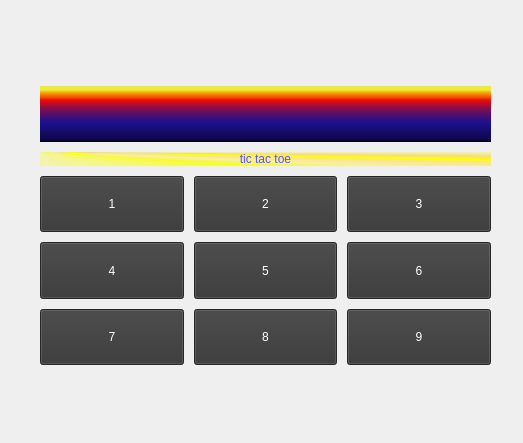
<?xml version="1.0" encoding="UTF-8"?>
<ui version="4.0">
 <class>Form</class>
 <widget class="QWidget" name="Form">
  <property name="geometry">
   <rect>
    <x>0</x>
    <y>0</y>
    <width>523</width>
    <height>443</height>
   </rect>
  </property>
  <property name="sizePolicy">
   <sizepolicy hsizetype="Expanding" vsizetype="Expanding">
    <horstretch>0</horstretch>
    <verstretch>0</verstretch>
   </sizepolicy>
  </property>
  <property name="windowTitle">
   <string>Form</string>
  </property>
  <property name="styleSheet">
   <string notr="true"/>
  </property>
  <widget class="QWidget" name="gridLayoutWidget">
   <property name="geometry">
    <rect>
     <x>30</x>
     <y>20</y>
     <width>471</width>
     <height>411</height>
    </rect>
   </property>
   <layout class="QGridLayout" name="gridLayout">
    <property name="leftMargin">
     <number>10</number>
    </property>
    <property name="topMargin">
     <number>10</number>
    </property>
    <property name="rightMargin">
     <number>10</number>
    </property>
    <property name="bottomMargin">
     <number>10</number>
    </property>
    <property name="spacing">
     <number>10</number>
    </property>
    <item row="5" column="1">
     <widget class="QPushButton" name="b1">
      <property name="sizePolicy">
       <sizepolicy hsizetype="Expanding" vsizetype="Expanding">
        <horstretch>0</horstretch>
        <verstretch>0</verstretch>
       </sizepolicy>
      </property>
      <property name="styleSheet">
       <string notr="true">background-color: rgb(54, 54, 54);
font: 30pt &quot;Segoe Script&quot;;
color: rgb(255, 255, 255);</string>
      </property>
      <property name="text">
       <string>1</string>
      </property>
     </widget>
    </item>
    <item row="5" column="2">
     <widget class="QPushButton" name="b2">
      <property name="sizePolicy">
       <sizepolicy hsizetype="Expanding" vsizetype="Expanding">
        <horstretch>0</horstretch>
        <verstretch>0</verstretch>
       </sizepolicy>
      </property>
      <property name="styleSheet">
       <string notr="true">background-color: rgb(54, 54, 54);
font: 30pt &quot;Segoe Script&quot;;
color: rgb(255, 255, 255);</string>
      </property>
      <property name="text">
       <string>2</string>
      </property>
     </widget>
    </item>
    <item row="5" column="3">
     <widget class="QPushButton" name="b3">
      <property name="sizePolicy">
       <sizepolicy hsizetype="Expanding" vsizetype="Expanding">
        <horstretch>0</horstretch>
        <verstretch>0</verstretch>
       </sizepolicy>
      </property>
      <property name="styleSheet">
       <string notr="true">background-color: rgb(54, 54, 54);
font: 30pt &quot;Segoe Script&quot;;
color: rgb(255, 255, 255);</string>
      </property>
      <property name="text">
       <string>3</string>
      </property>
     </widget>
    </item>
    <item row="6" column="2">
     <widget class="QPushButton" name="b5">
      <property name="sizePolicy">
       <sizepolicy hsizetype="Expanding" vsizetype="Expanding">
        <horstretch>0</horstretch>
        <verstretch>0</verstretch>
       </sizepolicy>
      </property>
      <property name="styleSheet">
       <string notr="true">background-color: rgb(54, 54, 54);
font: 30pt &quot;Segoe Script&quot;;
color: rgb(255, 255, 255);</string>
      </property>
      <property name="text">
       <string>5</string>
      </property>
     </widget>
    </item>
    <item row="6" column="1">
     <widget class="QPushButton" name="b4">
      <property name="enabled">
       <bool>true</bool>
      </property>
      <property name="sizePolicy">
       <sizepolicy hsizetype="Expanding" vsizetype="Expanding">
        <horstretch>0</horstretch>
        <verstretch>0</verstretch>
       </sizepolicy>
      </property>
      <property name="styleSheet">
       <string notr="true">background-color: rgb(54, 54, 54);
font: 30pt &quot;Segoe Script&quot;;
color: rgb(255, 255, 255);</string>
      </property>
      <property name="text">
       <string>4</string>
      </property>
      <property name="flat">
       <bool>false</bool>
      </property>
     </widget>
    </item>
    <item row="7" column="3">
     <widget class="QPushButton" name="b9">
      <property name="sizePolicy">
       <sizepolicy hsizetype="Expanding" vsizetype="Expanding">
        <horstretch>0</horstretch>
        <verstretch>0</verstretch>
       </sizepolicy>
      </property>
      <property name="styleSheet">
       <string notr="true">background-color: rgb(54, 54, 54);
font: 30pt &quot;Segoe Script&quot;;
color: rgb(255, 255, 255);</string>
      </property>
      <property name="text">
       <string>9</string>
      </property>
     </widget>
    </item>
    <item row="7" column="2">
     <widget class="QPushButton" name="b8">
      <property name="sizePolicy">
       <sizepolicy hsizetype="Expanding" vsizetype="Expanding">
        <horstretch>0</horstretch>
        <verstretch>0</verstretch>
       </sizepolicy>
      </property>
      <property name="styleSheet">
       <string notr="true">background-color: rgb(54, 54, 54);
font: 30pt &quot;Segoe Script&quot;;
color: rgb(255, 255, 255);</string>
      </property>
      <property name="text">
       <string>8</string>
      </property>
     </widget>
    </item>
    <item row="6" column="3">
     <widget class="QPushButton" name="b6">
      <property name="sizePolicy">
       <sizepolicy hsizetype="Expanding" vsizetype="Expanding">
        <horstretch>0</horstretch>
        <verstretch>0</verstretch>
       </sizepolicy>
      </property>
      <property name="styleSheet">
       <string notr="true">background-color: rgb(54, 54, 54);
font: 30pt &quot;Segoe Script&quot;;
color: rgb(255, 255, 255);</string>
      </property>
      <property name="text">
       <string>6</string>
      </property>
     </widget>
    </item>
    <item row="7" column="1">
     <widget class="QPushButton" name="b7">
      <property name="sizePolicy">
       <sizepolicy hsizetype="Expanding" vsizetype="Expanding">
        <horstretch>0</horstretch>
        <verstretch>0</verstretch>
       </sizepolicy>
      </property>
      <property name="styleSheet">
       <string notr="true">background-color: rgb(54, 54, 54);
font: 30pt &quot;Segoe Script&quot;;
color: rgb(255, 255, 255);</string>
      </property>
      <property name="text">
       <string>7</string>
      </property>
     </widget>
    </item>
    <item row="2" column="1" colspan="3">
     <widget class="QLabel" name="msg">
      <property name="sizePolicy">
       <sizepolicy hsizetype="Expanding" vsizetype="Expanding">
        <horstretch>0</horstretch>
        <verstretch>0</verstretch>
       </sizepolicy>
      </property>
      <property name="styleSheet">
       <string notr="true">background-color: qlineargradient(spread:pad, x1:0, y1:1, x2:0, y2:0, stop:0 rgba(0, 0, 0, 255), stop:0.05 rgba(14, 8, 73, 255), stop:0.36 rgba(28, 17, 145, 255), stop:0.6 rgba(126, 14, 81, 255), stop:0.75 rgba(234, 11, 11, 255), stop:0.79 rgba(244, 70, 5, 255), stop:0.86 rgba(255, 136, 0, 255), stop:0.935 rgba(239, 236, 55, 255));

color: rgb(255, 255, 255);
font: 75 14pt &quot;Segoe Print&quot;;</string>
      </property>
      <property name="text">
       <string/>
      </property>
      <property name="alignment">
       <set>Qt::AlignCenter</set>
      </property>
     </widget>
    </item>
    <item row="3" column="1" colspan="3">
     <widget class="QLabel" name="label">
      <property name="styleSheet">
       <string notr="true">background-color: qconicalgradient(cx:0, cy:0, angle:135, stop:0 rgba(255, 255, 0, 69), stop:0.375 rgba(255, 255, 0, 69), stop:0.423533 rgba(251, 255, 0, 145), stop:0.45 rgba(247, 255, 0, 208), stop:0.477581 rgba(255, 244, 71, 130), stop:0.518717 rgba(255, 218, 71, 130), stop:0.55 rgba(255, 255, 0, 255), stop:0.57754 rgba(255, 203, 0, 130), stop:0.625 rgba(255, 255, 0, 69), stop:1 rgba(255, 255, 0, 69));

font: 18pt &quot;MV Boli&quot;;
color: rgb(85, 85, 255);</string>
      </property>
      <property name="text">
       <string>tic tac toe</string>
      </property>
      <property name="alignment">
       <set>Qt::AlignCenter</set>
      </property>
     </widget>
    </item>
    <item row="8" column="1">
     <spacer name="verticalSpacer">
      <property name="orientation">
       <enum>Qt::Vertical</enum>
      </property>
      <property name="sizeHint" stdset="0">
       <size>
        <width>20</width>
        <height>40</height>
       </size>
      </property>
     </spacer>
    </item>
    <item row="8" column="2">
     <spacer name="verticalSpacer_2">
      <property name="orientation">
       <enum>Qt::Vertical</enum>
      </property>
      <property name="sizeHint" stdset="0">
       <size>
        <width>20</width>
        <height>40</height>
       </size>
      </property>
     </spacer>
    </item>
    <item row="8" column="3">
     <spacer name="verticalSpacer_3">
      <property name="orientation">
       <enum>Qt::Vertical</enum>
      </property>
      <property name="sizeHint" stdset="0">
       <size>
        <width>20</width>
        <height>40</height>
       </size>
      </property>
     </spacer>
    </item>
    <item row="0" column="1">
     <spacer name="verticalSpacer_4">
      <property name="orientation">
       <enum>Qt::Vertical</enum>
      </property>
      <property name="sizeHint" stdset="0">
       <size>
        <width>20</width>
        <height>40</height>
       </size>
      </property>
     </spacer>
    </item>
    <item row="0" column="2">
     <spacer name="verticalSpacer_5">
      <property name="orientation">
       <enum>Qt::Vertical</enum>
      </property>
      <property name="sizeHint" stdset="0">
       <size>
        <width>20</width>
        <height>40</height>
       </size>
      </property>
     </spacer>
    </item>
    <item row="0" column="3">
     <spacer name="verticalSpacer_6">
      <property name="orientation">
       <enum>Qt::Vertical</enum>
      </property>
      <property name="sizeHint" stdset="0">
       <size>
        <width>20</width>
        <height>40</height>
       </size>
      </property>
     </spacer>
    </item>
   </layout>
  </widget>
 </widget>
 <resources/>
 <connections/>
</ui>
